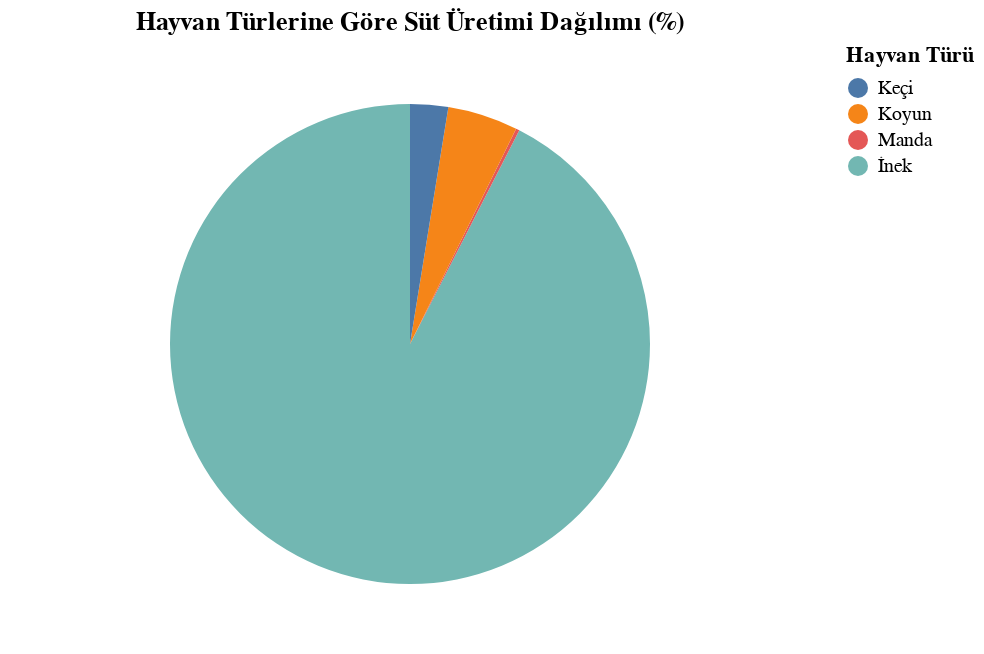

Write notebook code for a chart like this one.
### Code cell
filtreleme = sut_uretim.drop(columns=['Yıl', 'Toplam'])

toplam_hayvan = filtreleme.sum(axis=0)

oranlar = toplam_hayvan / toplam_hayvan.sum()

df = pd.DataFrame({'Hayvan Türü': oranlar.index, 'Süt Üretimi Oranı': oranlar.values})

chart = alt.Chart(df).mark_arc(outerRadius=120).encode(
    theta=alt.Theta(field="Süt Üretimi Oranı", type="quantitative"),
    color=alt.Color(field="Hayvan Türü", type="nominal"),
    tooltip = ["Hayvan Türü", alt.Tooltip("Süt Üretimi Oranı", format=".1%")],
)

text = chart.mark_text(radius=140, fill="white").encode(
    text=alt.Text(field="Süt Üretimi Oranı", type="quantitative", format=".1%")
)

final_chart = chart + text

final_chart = final_chart.properties(title='Hayvan Türlerine Göre Süt Üretimi Dağılımı (%)')
final_chart

### Figure 1 — Vega-Lite specification as saved in the notebook (floating-point values rounded to 4 significant figures)
{"config": {"view": {"continuousWidth": 400, "continuousHeight": 300}}, "layer": [{"mark": {"type": "arc", "outerRadius": 120}, "encoding": {"color": {"field": "Hayvan Türü", "type": "nominal"}, "theta": {"field": "Süt Üretimi Oranı", "type": "quantitative"}, "tooltip": [{"field": "Hayvan Türü", "type": "nominal"}, {"field": "Süt Üretimi Oranı", "format": ".1%", "type": "quantitative"}]}}, {"mark": {"type": "text", "fill": "white", "radius": 140}, "encoding": {"color": {"field": "Hayvan Türü", "type": "nominal"}, "text": {"field": "Süt Üretimi Oranı", "format": ".1%", "type": "quantitative"}, "theta": {"field": "Süt Üretimi Oranı", "type": "quantitative"}, "tooltip": [{"field": "Hayvan Türü", "type": "nominal"}, {"field": "Süt Üretimi Oranı", "format": ".1%", "type": "quantitative"}]}}], "data": {"name": "data-33e9026676e67a30d047d1f438298ea2"}, "title": "Hayvan Türlerine Göre Süt Üretimi Dağılımı (%)", "$schema": "https://vega.github.io/schema/vega-lite/v4.17.0.json", "datasets": {"data-33e9026676e67a30d047d1f438298ea2": [{"Hayvan Türü": "İnek", "Süt Üretimi Oranı": 0.9247}, {"Hayvan Türü": "Manda", "Süt Üretimi Oranı": 0.002385}, {"Hayvan Türü": "Koyun", "Süt Üretimi Oranı": 0.04731}, {"Hayvan Türü": "Keçi", "Süt Üretimi Oranı": 0.02558}]}}
